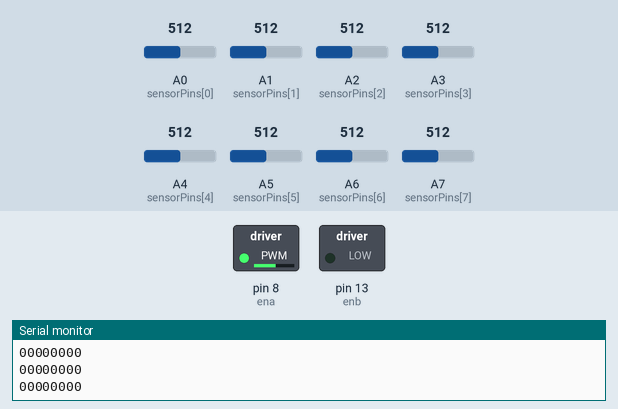
The program below on a simulated Arduino Mega 2560, built with avr-gcc and run on an emulated ATmega2560. Shown: switched loads named in the program (green lamp = pin HIGH), the last lines printed to the serial monitor. The inputs (shaded band) are chosen by the test bench; at power-on: A1 (sensorPins[1]) = 512, A3 (sensorPins[3]) = 512, A6 (sensorPins[6]) = 512, A0 (sensorPins[0]) = 512, A2 (sensorPins[2]) = 512, A4 (sensorPins[4]) = 512, A5 (sensorPins[5]) = 512, A7 (sensorPins[7]) = 512.

Above: at 1.2 s.
1.3 s: A1 (sensorPins[1]) set to 824
2.8 s: A1 (sensorPins[1]) set to 856
At 3.3 s:
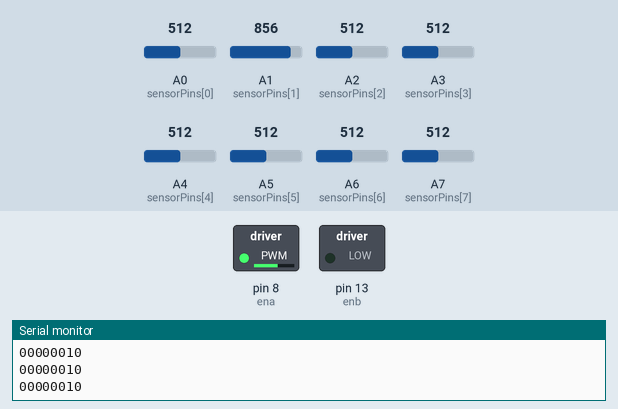
4.3 s: A3 (sensorPins[3]) set to 829
5.8 s: A3 (sensorPins[3]) set to 851
At 6.51 s:
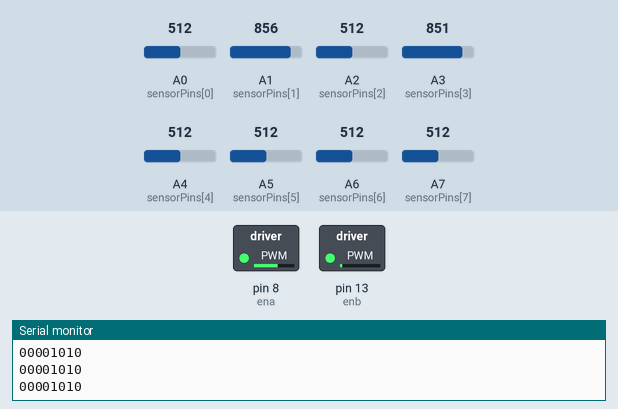
8.8 s: A6 (sensorPins[6]) set to 831
11.8 s: A6 (sensorPins[6]) set to 854
At 13.66 s:
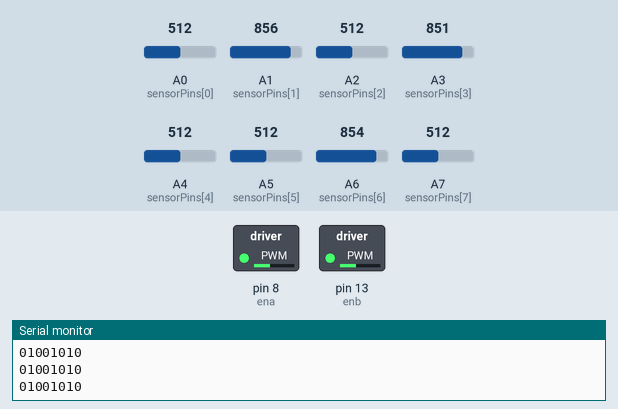
Timing chart, 0 to 15.8 s (numbered marks = the images above; inputs shaded):
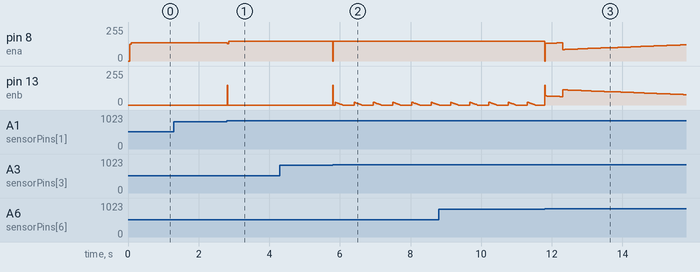

The program:

main.cpp
```cpp
#include <Arduino.h>
#include "motor.h"
#include "irsensor.h"
#include "sonar.h"
#include "junction.h"

int sonarEcho1 = 31;
int sonarTrig1 = 30;

int sonarEcho2 = 33;
int sonarTrig2 = 32;
String prevstr="",prevstr2="",prevstr3="",prevstr4="",prevstr5="",prevstr6="",prevstr7="",prevstr8="";
float Kp = 0.07; // related to the proportional control term;
              // change the value by trial-and-error (ex: 0.07).
float Ki = 0.0008; // related to the integral control term;
              // change the value by trial-and-error (ex: 0.0008).
float Kd = 0.6; // related to the derivative control term;
              // change the value by trial-and-error (ex: 0.6).
int P;
int I;
int D;

int lastError = 0;
boolean onoff = false;

const uint8_t maxspeeda = 150;
const uint8_t maxspeedb = 150;
const uint8_t basespeeda = 100;
const uint8_t basespeedb = 100;

void setup()
{
  // put your setup code here, to run once:
  Serial.begin(9600);
  // sensorSetup();
  // calibrate();
  // boolean Ok = false;
  // while (Ok == false)
  // {              // the main function won't start until the robot is calibrated
  //   calibrate(); // calibrate the robot for 10 seconds
  //   Ok = true;
  // }
  setupSonar(sonarEcho1, sonarTrig1);
  setupSonar(sonarEcho2, sonarTrig2);
  stop(); // stop the motors
}

void PID_control()
{
  int sensorData[8];
  int position = getPosition(sensorData); // read the current position
  // Serial.print("\t\t\t\t\tPosition: ");
  // Serial.println(position);
  int error = 3500 - position;            // 3500 is the ideal position (the centre)

  P = error;
  I = I + error;
  D = error - lastError;
  lastError = error;
  int motorspeed = P * Kp + I * Ki + D * Kd; // calculate the correction
                                             // needed to be applied to the speed

  int motorspeeda = basespeeda + motorspeed;
  int motorspeedb = basespeedb - motorspeed;

  if (motorspeeda > maxspeeda)
  {
    motorspeeda = maxspeeda;
  }
  if (motorspeedb > maxspeedb)
  {
    motorspeedb = maxspeedb;
  }
  if (motorspeeda < 0)
  {
    motorspeeda = 0;
  }
  if (motorspeedb < 0)
  {
    motorspeedb = 0;
  }

  runMotor(motorspeeda, motorspeedb);
}

void loop(){
   String inputstr=getbinaryString();
//    //bool cond=allJunctions(inputstr,prevstr,prevstr2);

   if(inputstr=="00000000"){
      stop();
         if(prevstr[7]=='1'){
         Serial.println("turning Hard Left");
        // while(inputstr == "00001111" || inputstr == "00000111" || inputstr == "00000011" || inputstr == "00000001" || inputstr == "01111111" || inputstr == "00111111" || inputstr == "00011111" ){
            HardturnLeft(100);
            //HardturnRight(100);
            //stop();
          //  inputstr=getbinaryString();
        // }

        }
      else if(prevstr2[7]=='1'){
         Serial.println("turning Hard Left");
        // while(inputstr == "00001111" || inputstr == "00000111" || inputstr == "00000011" || inputstr == "00000001" || inputstr == "01111111" || inputstr == "00111111" || inputstr == "00011111" ){
            HardturnLeft(100);
           // HardturnRight(100);
           // stop();
          //  inputstr=getbinaryString();
        // }

        }
        else if(prevstr == "11111100" || prevstr == "11111000" || prevstr == "11110000" || prevstr == "11100000" ||  prevstr == "11000000"  || prevstr == "10000000" ){
         Serial.println("turning Hard Right");
        // while(inputstr == "00001111" || inputstr == "00000111" || inputstr == "00000011" || inputstr == "00000001" || inputstr == "01111111" || inputstr == "00111111" || inputstr == "00011111" ){
            //HardturnLeft(100);
            HardturnRight(100);
            //stop();
          //  inputstr=getbinaryString();
        //}

        }
         else if(prevstr2 == "11111100" || prevstr2 == "11111000" || prevstr2 == "11110000" || prevstr2 == "11100000" ||  prevstr2 == "11000000"  || prevstr2 == "10000000" ){
        Serial.println("turning Hard Right");
        // while(inputstr == "00001111" || inputstr == "00000111" || inputstr == "00000011" || inputstr == "00000001" || inputstr == "01111111" || inputstr == "00111111" || inputstr == "00011111" ){
            //HardturnLeft(100);
            HardturnRight(100);
           // stop();
          //  inputstr=getbinaryString();
        // }

        }
        else if( prevstr == "00011000" ||  prevstr == "00001100"  || prevstr == "00110000" || prevstr == "00001111"){
         forward();
          //stop();

        }
         else PID_control();
       // else {forward();}
    }
    // else if (inputstr=="11111111"){
    //     forward();
    // }


  else PID_control();

  prevstr2=prevstr;
  prevstr=inputstr;

//    prevstr2=prevstr;
//    prevstr=inputstr;
    // forward();
    // delay(1000);
    // HardturnRight(160);
    // stop();
    //  delay(1000);
   //printBinarySensorReadingsDigital();
}
```

irsensor.h
```cpp
#ifndef _IR
#define _IR
#include <string.h>

void calibrate();
void sensorSetup();
void printBinarySensorReadingsAnalog();
String  getbinaryString();
int getPosition(int sensorReadings[]);
void readDataDigital(int sensorReadingsDigital[]);
void readDataAnalog(int sensorReadingsAnalog[]);
void printBinarySensorReadingsDigital();
#endif // _IR
```

junction.h
```cpp
#ifndef junction_h
#define junction_h
#include <Arduino.h>

void FinalDest();
//bool isStartDest();

void calibratemovement();
bool allJunctions(String inputstr,String prevstr,String prevstr2);
bool isInverse(String inputstr);
#endif
```

motor.h
```cpp
#ifndef Motor_h
#define Motor_h
#include <Arduino.h>
#define DEFAULTSPEED 255

void motorSetup();
void forward();
void backward();
void runMotor(int motorspeeda, int motorspeedb);
void turnLeft();
void turnRight();
void HardturnRight(int delayval);
void HardturnLeft(int delayval);
void hardBrake(int delayval);
void stop();

#endif
```

sonar.h
```cpp
#ifndef Sonar_h
#define Sonar_h
#include <Arduino.h>

void setupSonar(int echoPin, int trigPin);
int getDistance(int echoPin, int trigPin);
int haswall(int echoPin, int trigPin);

#endif
```

irsensor.cpp
```cpp
#include <Arduino.h>
#include "irsensor.h"
#include "junction.h"
#include <string.h>

const int numOfSensors = 8;
int max = 0, min = 1200;
int sensorPins[numOfSensors] = {A0, A1, A2, A3, A4, A5, A6, A7};
int sensorThresholds[numOfSensors] = {850, 850, 850, 850, 850, 850, 850, 850};
int sensorThreshold = 840;
int sensorReadingsAnalog[numOfSensors] = {0, 0, 0, 0, 0, 0, 0, 0};
bool sensorReadingsDigital[numOfSensors] = {0, 0, 0, 0, 0, 0, 0, 0};
String inputstr = "";

void readDataAnalog(int sensorReadingsAnalog[])
{
    for (int i = 0; i < numOfSensors; i++)
    {
        sensorReadingsAnalog[i] = analogRead(sensorPins[i]);
        min = min < sensorReadingsAnalog[i] ? min : sensorReadingsAnalog[i];
        max = max < sensorReadingsAnalog[i] ? sensorReadingsAnalog[i] : max;
    }
}
void readDataDigital(int sensorReadingsDigital[])
{
    for (int i = 0; i < numOfSensors; i++)
    {
        sensorReadingsDigital[i] = digitalRead(sensorPins[i]);
    }
}

void calibrate()
{
    Serial.println("Put on black within 5sec");
    delay(5000);
    int sensorReadingsAnalog1[numOfSensors];
    readDataAnalog(sensorReadingsAnalog1);
    int x = (min + max) / 2;

    Serial.println("Put on white within 5sec");
    delay(5000);
    int sensorReadingsAnalog2[numOfSensors];
    readDataAnalog(sensorReadingsAnalog2);
    int y = (min + max) / 2;

    for (int i = 0; i < numOfSensors; i++)
    {
        sensorThresholds[i] = (sensorReadingsAnalog1[i] + sensorReadingsAnalog2[i]) / 2;
    }

    sensorThreshold = (x + y) / 2;
    delay(5);
}

void sensorSetup()
{
    for (int i = 0; i < numOfSensors; i++)
        pinMode(sensorPins[i], INPUT);
}

void printBinarySensorReadingsAnalog()
{
    for (int i = 0; i < numOfSensors; i++)
    {
        Serial.print(analogRead(sensorPins[i]));
        Serial.print(" ");
    }
    Serial.print("\tThreshold: ");
    Serial.println(sensorThreshold);
    delay(250);
}

void printBinarySensorReadingsDigital()
{
    for (int i = 0; i < numOfSensors; i++)
    {
        Serial.print(digitalRead(sensorPins[i]));
        Serial.print(" ");
    }
    Serial.print("\tThreshold: ");
    Serial.println(sensorThreshold);
    delay(250);
}
String  getbinaryString(){
    int sensorRead[8];
    readDataAnalog(sensorRead);
    inputstr = "";

    for (int i = 0; i < numOfSensors; i++)
    {
        if (sensorRead[i]>sensorThreshold)
        {
            inputstr += '1';
        }
        else
            inputstr += '0';
    }
     for (int i = 0; i < numOfSensors / 2; i++)
    {
        char temp = inputstr[i];
        inputstr[i] = inputstr[numOfSensors - i - 1];
        inputstr[numOfSensors - i - 1] = temp;
    }
    Serial.println();
    Serial.println(inputstr);
    return inputstr;
}
int getPosition(int sensorReadingsAnalog[])
{
    int position = 0;
    int v = 0;

    readDataAnalog(sensorReadingsAnalog);

    for (int i = 0; i < numOfSensors; i++)
    {
        if (sensorReadingsAnalog[i]>sensorThreshold)
        {
            position += i * 1000;
            v++;
        }
    }


    // if (isInverse(inputstr))
    // {
    //     position = 0;
    //     v = 0;
    //     for (int i = 0; i < numOfSensors; i++)
    //     {
    //         if (sensorReadingsAnalog[i] < sensorThreshold)
    //         {
    //             position += i * 1000;
    //             v++;
    //         }
    //     }
    // }


    // Serial.print(" Position: ");
    // Serial.print(position);
    //    Serial.print(" v: ");
    // Serial.print(v);
    // if(v==0)   Serial.print("\tposition/v=0");
    // if(v==1 && position==0)   Serial.print("\tposition/v=250");
    // else {Serial.print("\tposition/v: ");
    // Serial.print(position/v);
    // }
    // Serial.println();
    // if (v == 1 && position == 0)
    //     return 250;
    if (v == 0)
        return 0;
    return position / v;
}
```

junction.cpp
```cpp
#include <Arduino.h>
#include "junction.h"
#include "motor.h"
#include "irsensor.h"
#include "sonar.h"

String s1 = "00011111";
String s2 = "00111111";
String s3 = "01111111";
String s4 = "11111000";
String s5 = "11111100";
String s6 = "11111110";
String s7 = "00000000";
String s8 = "11111111";
String s9 = "00011000";


bool f = 0;
int cnt_tjunc = 0;
bool allJunctions(String inputstr, String prevstr, String prevstr2)
{
    bool f=0;
    // to turn 90 degree right

    // if (inputstr == "00001100" || inputstr == "00001110")
    // {

    //     Serial.println("turning right at Lright");

    //     turnRight();
    //     //hardBrake(150);
    // }
    // else
    // if(inputstr=="00000000"){
    //     stop();
    //      if( prevstr == "00000110" ||  prevstr == "00000011"  || prevstr == "00000001" ){
    //      Serial.println("turning right at Lright");
    //     // while(inputstr == "00001111" || inputstr == "00000111" || inputstr == "00000011" || inputstr == "00000001" || inputstr == "01111111" || inputstr == "00111111" || inputstr == "00011111" ){
    //         HardturnRight();
    //       //  inputstr=getbinaryString();
    //     // }
    //       f=1;
    //     }
    //     else if( prevstr == "01100000" ||  prevstr == "11000000"  || prevstr == "10000000" ){
    //      Serial.println("turning right at Lright");
    //     // while(inputstr == "00001111" || inputstr == "00000111" || inputstr == "00000011" || inputstr == "00000001" || inputstr == "01111111" || inputstr == "00111111" || inputstr == "00011111" ){
    //         HardturnRight();
    //       //  inputstr=getbinaryString();
    //     // }
    //       f=1;
    //     }
    //     else {forward();}
    //     f=1;
    // }
    // else if (inputstr=="11111111"){
    //     forward();
    // }
    // if( prevstr == "00000111" ||  prevstr == "00000011"  || prevstr == "00000001" ){
    //      Serial.println("turning right at Lright");
    //     // while(inputstr == "00001111" || inputstr == "00000111" || inputstr == "00000011" || inputstr == "00000001" || inputstr == "01111111" || inputstr == "00111111" || inputstr == "00011111" ){
    //         HardturnRight();
    //       //  inputstr=getbinaryString();
    //     // }
    //       f=1;
    // }
    //to turn 90 degree left
    // else if (inputstr == s4 || inputstr == s5 || inputstr == s6)
    // {

    //     Serial.println("turning Left at LLeft");
    //     turnLeft();
    //     //hardBrake(150);
    // }
    // else if(inputstr == "11110000" || inputstr == "11100000" || inputstr == "11000000" || inputstr == "1000000"){
    //      Serial.println("turning hard Left at LLeft");
    //     //hardBrake(10);
    //     HardturnLeft();
    //      f=1;

    // }
    // //  if(prevstr=="11111111" && inputstr=="00011000"){
    // //     calibratemovement();//if there's a plus junction and we need to calibrate
    // // }

    // else if ((prevstr == "00011000" || prevstr == "00111000" || prevstr == "00011100" || prevstr == "00111100") && inputstr == "00000000")
    // {
    //     // LINE break
    //     forward();
    //     hardBrake(150);
    //     String inputstr2=getbinaryString();
    //     ///NEED TO ADD IRSENSOR CODE
    //     //Let k be ir reading boolean
    //     bool k=0;
    //     bool k2=0;

    //     k=haswall(31,30);
    //     k2=haswall(33,32);

    //     if(inputstr2!=s7){
    //         forward();
    //         prevstr2=prevstr;
    //         prevstr=inputstr2;
    //     }
    //     else if(k && k2){
    //         while(k && k2){
    //             int dist1=getDistance(31,30);
    //             int dist2=getDistance(31,30);
    //             int mid=(dist1+dist2)/2;
    //             if(dist1==mid){
    //                 forward();
    //             }
    //             else if(dist1>mid){
    //                 turnLeft();
    //             }
    //             else{
    //                 turnRight();
    //             }
    //              k=haswall(31,30);
    //             k2=haswall(33,32);

    //         }
    //         if(k==0 || k2==0){
    //             forward();
    //         }
    //     }
    //}
    // else if ((prevstr == "00011000" || prevstr == "00111000" || prevstr == "00011100" || prevstr == "00111100") && inputstr == "11111111")
    // {
    //     // plusJunction(inputstr);
    //     /// need to be calibrated
    //     // hardBrake(150);
    //     forward();
    //     // turnLeft();
    //     // turnRight();
    //     hardBrake(150);
    //      f=1;

    // }
    // else if (prevstr == "11111111" && inputstr == "00000000")
    // {
    //     // TJunction();
    //     /// NEED to be calibrated
    //     Serial.println("On T junction...");
    //     cnt_tjunc++;
    //     backward();
    //     ///  calibrate if function
    //     if (cnt_tjunc == 1)
    //     {
    //        HardturnLeft();
    //     }
    //     else if (cnt_tjunc == 2)
    //     {
    //        HardturnRight();
    //     }
    //      f=1;
    // }
    // else if (inputstr == "00000000")
    // {
    //     // fullWhite()
    //     backward();
    //     f=1;
    // }
    // else if(prevstr=="11111111" && inputstr=="11111111" && prevstr2=="11111111"){
    //    FinalDest();
    // }
    return f;
}
bool isInverse(String inputstr)
{
    if(inputstr=="11000011" || inputstr=="11100011" || inputstr=="11100111" || inputstr=="11000111" ){
        return true;
    }
    return false;
}

// bool isStartDest()
// {
// }
void FinalDest()
{
    Serial.println("Final dest reached");
    hardBrake(150);
    stop();
}

void calibratemovement()
{
    // backward();
    // hardBrake(150);
    // turnLeft();
    // turnRight();
    // hardBrake(150);
}
```

motor.cpp
```cpp
#include <Arduino.h>
#include "motor.h"

int motor1pin1 = 11;
int motor1pin2 = 12;
int motor2pin1 = 9;
int motor2pin2 = 10;
int ena = 8;
int enb = 13;

void motorSetup()
{
    // put your setup code here, to run once:

    pinMode(motor1pin1, OUTPUT);
    pinMode(motor1pin2, OUTPUT);
    pinMode(motor2pin1, OUTPUT);
    pinMode(motor2pin2, OUTPUT);

    pinMode(ena, OUTPUT);
    pinMode(enb, OUTPUT);
}

void forward()
{
    // PWM pin for speed control
    digitalWrite(ena, HIGH);
    digitalWrite(enb, HIGH);

    // motor singals
    digitalWrite(motor1pin1, HIGH);
    digitalWrite(motor1pin2, LOW);

    digitalWrite(motor2pin1, HIGH);
    digitalWrite(motor2pin2, LOW);
}

void backward()
{
    // PWM pin for speed control
    digitalWrite(ena, HIGH);
    digitalWrite(enb, HIGH);

    // motor singals
    digitalWrite(motor1pin1, LOW);
    digitalWrite(motor1pin2, HIGH);

    digitalWrite(motor2pin1, LOW);
    digitalWrite(motor2pin2, HIGH);
}

void turnLeft()
{
    // PWM pin for speed control
    digitalWrite(ena, HIGH);
    digitalWrite(enb, HIGH);

    // motor singals
    digitalWrite(motor1pin1, LOW);
    digitalWrite(motor1pin2, LOW);

    digitalWrite(motor2pin1, HIGH);
    digitalWrite(motor2pin2, LOW);
}

void turnRight()
{
    // PWM pin for speed control
    digitalWrite(ena, HIGH);
    digitalWrite(enb, HIGH);

    // motor singals
    digitalWrite(motor1pin1, HIGH);
    digitalWrite(motor1pin2, LOW);

    digitalWrite(motor2pin1, LOW);
    digitalWrite(motor2pin2, LOW);
}

void HardturnRight(int delayval)
{
    // PWM pin for speed control
    digitalWrite(ena, HIGH);
    digitalWrite(enb, HIGH);

    // motor singals
    digitalWrite(motor1pin1, HIGH);
    digitalWrite(motor1pin2, LOW);

    digitalWrite(motor2pin1, LOW);
    digitalWrite(motor2pin2, HIGH);
    delay(delayval);
}

void HardturnLeft(int delayval)
{
    // PWM pin for speed control
    digitalWrite(ena, HIGH);
    digitalWrite(enb, HIGH);

    // motor singals
    digitalWrite(motor1pin1, LOW);
    digitalWrite(motor1pin2, HIGH);

    digitalWrite(motor2pin1, HIGH);
    digitalWrite(motor2pin2, LOW);
    delay(delayval);
}

void stop()
{
    digitalWrite(ena, LOW);
    digitalWrite(enb, LOW);
}

void hardBrake(int delayval)
{
    backward();
    delay(delayval);
    digitalWrite(ena, LOW);
    digitalWrite(enb, LOW);
}

void runMotor(int motorspeeda, int motorspeedb)
{
    analogWrite(ena, motorspeeda);
    analogWrite(enb, motorspeedb);

    // enabling motors
    digitalWrite(motor1pin1, HIGH);
    digitalWrite(motor1pin2, LOW);

    digitalWrite(motor2pin1, HIGH);
    digitalWrite(motor2pin2, LOW);
}
```

Source omitted: sonar.cpp (1038 bytes)

Measured:
- the behaviour switches between 840 and 841 on A6 (sensorPins[6]) (found by bisection; images 2 and 3)
- after the input at 2.8 s, pin 8 (ena): 138/255 → 150/255 at once; pin 13 (enb): 0/255 → 150/255 at once, → 0/255 0.01 s later
- after the input at 5.8 s, pin 8 (ena): 150/255 → 0/255 at once, → 150/255 0.01 s later
